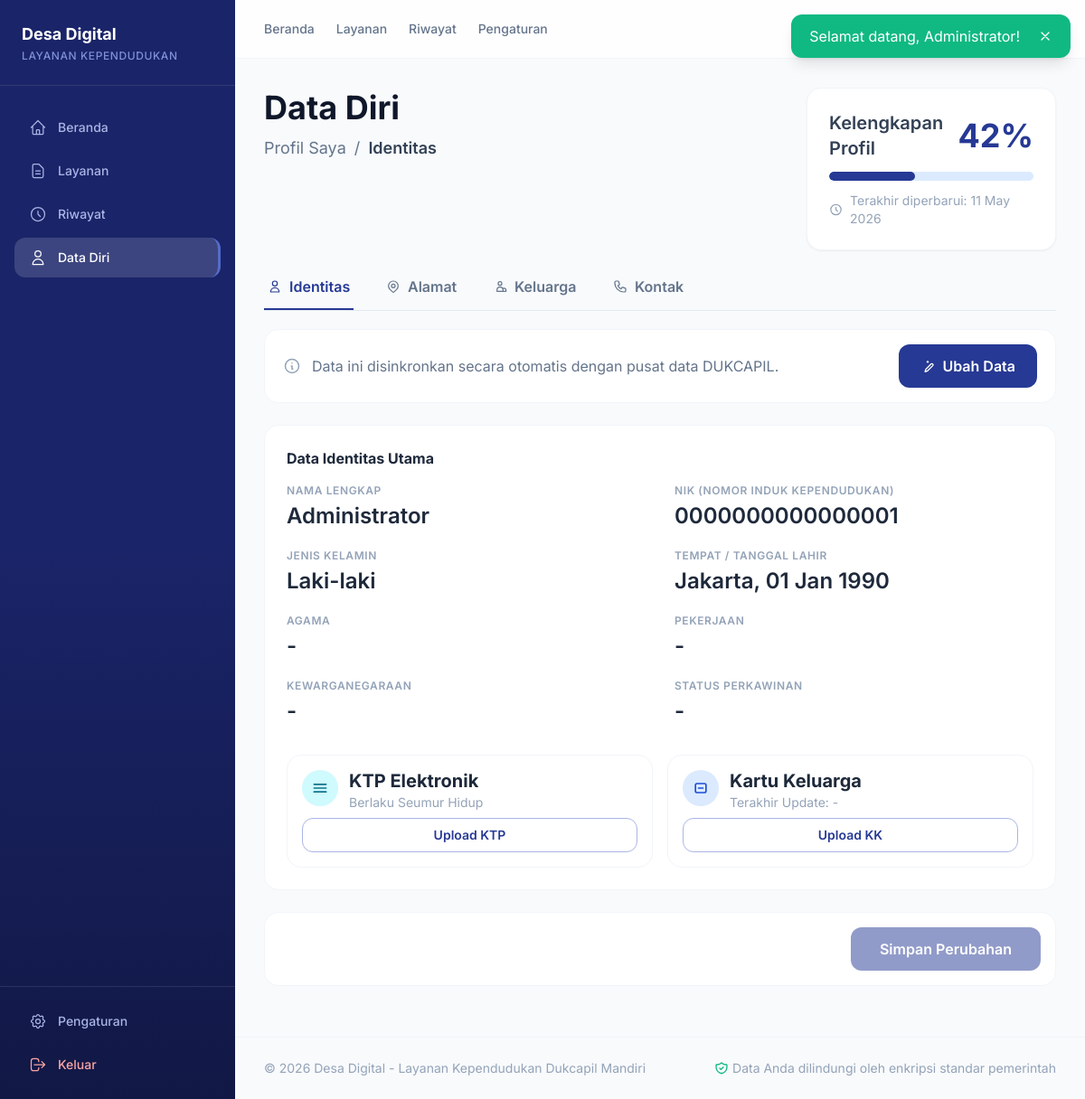
The page /profil.php (signed in) on the database its author committed.
### tables this page shows
CREATE TABLE IF NOT EXISTS `users` (
  `id` INT NOT NULL AUTO_INCREMENT,
  `nama_lengkap` VARCHAR(100) NOT NULL,
  `nik` VARCHAR(16) NOT NULL,
  `email` VARCHAR(100) NOT NULL,
  `no_hp` VARCHAR(20) DEFAULT NULL,
  `password` VARCHAR(255) NOT NULL,
  `alamat` TEXT DEFAULT NULL,
  `tempat_lahir` VARCHAR(100) DEFAULT NULL,
  `tanggal_lahir` DATE DEFAULT NULL,
  `jenis_kelamin` ENUM('L','P') DEFAULT NULL,
  `role` ENUM('user','admin') NOT NULL DEFAULT 'user',
  `avatar` VARCHAR(255) DEFAULT NULL,
  `created_at` TIMESTAMP NOT NULL DEFAULT CURRENT_TIMESTAMP,
  `updated_at` TIMESTAMP NOT NULL DEFAULT CURRENT_TIMESTAMP ON UPDATE CURRENT_TIMESTAMP,
  PRIMARY KEY (`id`),
  UNIQUE KEY `uk_users_nik` (`nik`),
  UNIQUE KEY `uk_users_email` (`email`)
);

### app/bootstrap.php (called while the page is built, shortened)
<?php
require_once BASE_PATH . '/config/auth.php';
function app_view(string $relativePath, array $data = []): void
{
    extract($data, EXTR_SKIP);
    $full = BASE_PATH . '/app/Views/' . $relativePath . '.php';
    require $full;
}
function partial(string $name): void
{
    $full = BASE_PATH . '/app/Views/partials/' . $name . '.php';
    require $full;
}
function displayField($value): string
{
    $v = is_string($value) ? trim($value) : $value;
    if ($v === null) {
        return '-';
    }
    return htmlspecialchars((string) $v);
}

### app/Controllers/ProfilController.php (called while the page is built, shortened)
<?php
class ProfilController
{
    public static function handle(): void
    {
        partial('header');
        app_view('masyarakat/profil', compact('user', 'completeness', 'lastUpdated', 'ktpDoc', 'kkDoc'));
    }
}

### profil.php (called while the page is built, shortened)
<?php
require_once __DIR__ . '/app/bootstrap.php';
\App\Controllers\ProfilController::handle();

### app/Models/UserAccount.php (called while the page is built, shortened)
<?php
class UserAccount
{
    public static function profileDocuments(int $userId): array
    {
        $ktpDoc = null;
        $kkDoc = null;
        return compact('ktpDoc', 'kkDoc');
    }
    public static function profileCompleteness(array $user): array
    {
        $profileFields = ['nama_lengkap', 'nik', 'jenis_kelamin', 'tempat_lahir', 'tanggal_lahir', 'agama', 'status_perkawinan', 'pekerjaan', 'no_hp', 'email', 'alamat', 'rt', 'rw', 'kelurahan', 'kecamatan', 'kota', 'provinsi', 'no_kk', 'nama_kepala_keluarga'];
        $filled = 0;
        foreach ($profileFields as $f) {
            if (!empty($user[$f])) {
                $filled++;
            }
        }
        $completeness = round(($filled / count($profileFields)) * 100);
        return compact('filled', 'completeness');
    }
}

### config/auth.php (called while the page is built, shortened)
<?php
require_once __DIR__ . '/database.php';
function isLoggedIn()
{
    return isset($_SESSION['user_id']) && !empty($_SESSION['user_id']);
}
function currentUser(bool $refresh = false)
{
    static $cacheId = null;
    static $user = null;
    $uid = (int) $_SESSION['user_id'];
    if ($refresh || $cacheId !== $uid || $user === null) {
        $db = getDB();
        $stmt = $db->prepare('SELECT * FROM users WHERE id = ?');
        $stmt->execute([$uid]);
        $user = $stmt->fetch();
        $cacheId = $uid;
    }
    return $user;
}

### config/database.php (called while the page is built, shortened)
<?php
function baseUrl($path = '') {
    $protocol = (!empty($_SERVER['HTTPS']) && $_SERVER['HTTPS'] !== 'off') ? 'https' : 'http';
    $host = $_SERVER['HTTP_HOST'];
    $root = '/web_pengaduan';
    return $protocol . '://' . $host . $root . '/' . ltrim($path, '/');
}

### app/Views/masyarakat/profil.php (the view, shortened to what this page needs)
<?php $lastUpdated = !empty($user['updated_at']) ? date('d M Y', strtotime($user['updated_at'])) : date('d M Y'); ?>
<div class="grid grid-cols-1 lg:grid-cols-3 gap-6 mb-4 animate-fade-in">
    <div class="lg:col-span-2">
        <h2 class="text-4xl font-bold text-slate-900 leading-tight">Data Diri</h2>
        <p class="text-lg text-slate-500 mt-2">Profil Saya <span class="mx-1">/</span> <span class="font-semibold text-slate-700">Identitas</span></p>
    </div>
    <div class="bg-white rounded-2xl border border-slate-100 p-6 shadow-sm">
        <div class="flex items-center justify-between mb-3">
            <p class="text-xl font-semibold text-slate-700">Kelengkapan Profil</p>
            <span class="text-4xl font-bold text-primary-700"><?= $completeness ?>%</span>
        </div>
        <div class="w-full bg-blue-100 rounded-full h-2.5 overflow-hidden">
            <div class="h-2.5 rounded-full bg-primary-700 transition-all duration-700" style="width:<?= $completeness ?>%"></div>
        </div>
        <p class="text-sm text-slate-400 mt-3 flex items-center gap-2">
            <svg class="w-4 h-4" fill="none" stroke="currentColor" viewBox="0 0 24 24">
                <path stroke-linecap="round" stroke-linejoin="round" stroke-width="2" d="M12 8v4l3 3m6-3a9 9 0 11-18 0 9 9 0 0118 0z"></path>
            </svg>
            Terakhir diperbarui: <?= $lastUpdated ?>
        </p>
    </div>
</div>
<form method="POST" action="<?= baseUrl('profil.php') ?>" class="animate-fade-in animate-delay-1" novalidate>
    <div class="border-b border-slate-200 mb-5 overflow-x-auto">
        <div id="profil-tab-bar" class="flex items-center gap-8 min-w-max relative z-10" role="tablist">
            <button type="button" class="profil-tab flex items-center gap-2 px-1 py-3 text-base font-semibold border-b-[2px] whitespace-nowrap transition-all duration-200 ease-out will-change-transform cursor-pointer select-none active:scale-[0.98]" data-tab="identitas">
                <svg class="w-4 h-4" fill="none" stroke="currentColor" viewBox="0 0 24 24"><path stroke-linecap="round" stroke-linejoin="round" stroke-width="1.8" d="M16 7a4 4 0 11-8 0 4 4 0 018 0zM12 14a7 7 0 00-7 7h14a7 7 0 00-7-7z"></path></svg>
                Identitas
            </button>
            <button type="button" class="profil-tab flex items-center gap-2 px-1 py-3 text-base font-semibold border-b-[2px] whitespace-nowrap transition-all duration-200 ease-out will-change-transform cursor-pointer select-none active:scale-[0.98]" data-tab="alamat">
                Alamat
            </button>
            <button type="button" class="profil-tab flex items-center gap-2 px-1 py-3 text-base font-semibold border-b-[2px] whitespace-nowrap transition-all duration-200 ease-out will-change-transform cursor-pointer select-none active:scale-[0.98]" data-tab="keluarga">
                Keluarga
            </button>
            <button type="button" class="profil-tab flex items-center gap-2 px-1 py-3 text-base font-semibold border-b-[2px] whitespace-nowrap transition-all duration-200 ease-out will-change-transform cursor-pointer select-none active:scale-[0.98]" data-tab="kontak">
                Kontak
            </button>
        </div>
    </div>
    <div class="bg-white rounded-2xl border border-slate-100 px-5 py-4 mb-6 flex flex-col md:flex-row md:items-center justify-between gap-4">
        <p class="text-base text-slate-500 flex items-center gap-3">
            <svg class="w-5 h-5 text-slate-400" fill="none" stroke="currentColor" viewBox="0 0 24 24"><path stroke-linecap="round" stroke-linejoin="round" stroke-width="1.8" d="M13 16h-1v-4h-1m1-4h.01M21 12a9 9 0 11-18 0 9 9 0 0118 0z"></path></svg>
            Data ini disinkronkan secara otomatis dengan pusat data DUKCAPIL.
        </p>
        <button id="edit-btn" type="button" class="inline-flex items-center justify-center gap-2 px-6 py-3 rounded-xl bg-primary-700 text-white text-base font-semibold hover:bg-primary-800 transition-colors">
            <svg class="w-4 h-4" fill="none" stroke="currentColor" viewBox="0 0 24 24"><path stroke-linecap="round" stroke-linejoin="round" stroke-width="2" d="M11 5h2m-1-1v2m8.364 2.636a2 2 0 010 2.828l-8.486 8.486-4.243 1.414 1.414-4.243 8.486-8.486a2 2 0 012.829 0z"></path></svg>
            Ubah Data
        </button>
    </div>
    <div id="tab-identitas" class="profil-panel bg-white rounded-2xl border border-slate-100 p-6 mb-6">
        <h3 class="font-bold text-slate-800 mb-4">Data Identitas Utama</h3>
        <div class="view-mode grid grid-cols-1 md:grid-cols-2 gap-y-5 gap-x-8">
            <div><p class="text-xs font-semibold text-slate-400 uppercase tracking-wider mb-1">Nama Lengkap</p><p class="text-2xl font-semibold text-slate-800"><?= displayField($user['nama_lengkap'] ?? null) ?></p></div>
            <div><p class="text-xs font-semibold text-slate-400 uppercase tracking-wider mb-1">NIK (Nomor Induk Kependudukan)</p><p class="text-2xl font-semibold text-slate-800"><?= displayField($user['nik'] ?? null) ?></p></div>
            <div><p class="text-xs font-semibold text-slate-400 uppercase tracking-wider mb-1">Jenis Kelamin</p><p class="text-2xl font-semibold text-slate-800"><?php
                $jk = trim((string)($user['jenis_kelamin'] ?? ''));
                echo $jk === 'L' ? 'Laki-laki' : ($jk === 'P' ? 'Perempuan' : '-');
                ?></p></div>
            <div><p class="text-xs font-semibold text-slate-400 uppercase tracking-wider mb-1">Tempat / Tanggal Lahir</p><p class="text-2xl font-semibold text-slate-800"><?php
                $tl = trim((string)($user['tempat_lahir'] ?? ''));
                $tgl = !empty($user['tanggal_lahir']) ? date('d M Y', strtotime($user['tanggal_lahir'])) : '-';
                echo htmlspecialchars(($tl !== '' ? $tl : '-') . ', ' . $tgl);
                ?></p></div>
            <div><p class="text-xs font-semibold text-slate-400 uppercase tracking-wider mb-1">Agama</p><p class="text-2xl font-semibold text-slate-800"><?= displayField($user['agama'] ?? null) ?></p></div>
            <div><p class="text-xs font-semibold text-slate-400 uppercase tracking-wider mb-1">Pekerjaan</p><p class="text-2xl font-semibold text-slate-800"><?= displayField($user['pekerjaan'] ?? null) ?></p></div>
            <div><p class="text-xs font-semibold text-slate-400 uppercase tracking-wider mb-1">Kewarganegaraan</p><p class="text-2xl font-semibold text-slate-800"><?= displayField($user['kewarganegaraan'] ?? null) ?></p></div>
            <div><p class="text-xs font-semibold text-slate-400 uppercase tracking-wider mb-1">Status Perkawinan</p><p class="text-2xl font-semibold text-slate-800"><?= displayField($user['status_perkawinan'] ?? null) ?></p></div>
        </div>
        <div class="grid grid-cols-1 md:grid-cols-2 gap-4 mt-8">
            <div class="bg-white rounded-2xl border border-slate-100 p-4">
                <div class="flex items-start gap-3 mb-2">
                    <div class="w-10 h-10 rounded-full bg-cyan-100 text-cyan-700 flex items-center justify-center">
                        <svg class="w-5 h-5" fill="none" stroke="currentColor" viewBox="0 0 24 24"><path stroke-linecap="round" stroke-linejoin="round" stroke-width="2" d="M4 7h16M4 12h16M4 17h16"></path></svg>
                    </div>
                    <div>
                        <p class="text-xl font-bold text-slate-800 leading-tight">KTP Elektronik</p>
                        <p class="text-sm text-slate-400 leading-tight mt-0.5">Berlaku Seumur Hidup</p>
                    </div>
                </div>
                <?php if ($ktpDoc): ?>
                    <div class="flex items-center gap-2">
                        <a href="<?= baseUrl('uploads/dokumen/' . urlencode($ktpDoc['nama_file'])) ?>" target="_blank" class="flex-1 inline-flex items-center justify-center py-2 rounded-xl border border-primary-200 text-primary-700 text-sm font-semibold hover:bg-primary-50">Lihat Digital KTP</a>
                        <button type="button" onclick="triggerReplaceDoc('<?= $ktpDoc['id'] ?>', 'replace-ktp')" class="px-3 py-2 rounded-xl border border-blue-200 text-blue-700 text-sm font-semibold hover:bg-blue-50">Ubah</button>
                        <button type="button" onclick="deleteDoc('ktp')" class="px-3 py-2 rounded-xl border border-red-200 text-red-700 text-sm font-semibold hover:bg-red-50">Hapus</button>
                        <input type="file" id="replace-ktp" class="hidden" accept=".pdf,.jpg,.jpeg,.png" onchange="replaceDocFile('<?= $ktpDoc['id'] ?>', this.files[0])">
                    </div>
                <?php else: ?>
                    <div class="flex items-center gap-2">
                        <button type="button" onclick="triggerUploadDoc('upload-ktp')" class="flex-1 inline-flex items-center justify-center py-2 rounded-xl border border-primary-200 text-primary-700 text-sm font-semibold hover:bg-primary-50">Upload KTP</button>
                    </div>
                <?php endif; ?>
            </div>
            <div class="bg-white rounded-2xl border border-slate-100 p-4">
                <div class="flex items-start gap-3 mb-2">
                    <div class="w-10 h-10 rounded-full bg-blue-100 text-blue-700 flex items-center justify-center">
                        <svg class="w-5 h-5" fill="none" stroke="currentColor" viewBox="0 0 24 24"><path stroke-linecap="round" stroke-linejoin="round" stroke-width="2" d="M9 12h6m-8 6h10a2 2 0 002-2V8a2 2 0 00-2-2H7a2 2 0 00-2 2v8a2 2 0 002 2z"></path></svg>
                    </div>
                    <div>
                        <p class="text-xl font-bold text-slate-800 leading-tight">Kartu Keluarga</p>
                        <p class="text-sm text-slate-400 leading-tight mt-0.5">Terakhir Update: <?= !empty($kkDoc['uploaded_at']) ? date('Y', strtotime($kkDoc['uploaded_at'])) : '-' ?></p>
                    </div>
                </div>
                <?php if ($kkDoc): ?>
                    <div class="flex items-center gap-2">
                        <a href="<?= baseUrl('uploads/dokumen/' . urlencode($kkDoc['nama_file'])) ?>" target="_blank" class="flex-1 inline-flex items-center justify-center py-2 rounded-xl border border-primary-200 text-primary-700 text-sm font-semibold hover:bg-primary-50">Lihat KK Digital</a>
                        <button type="button" onclick="triggerReplaceDoc('<?= $kkDoc['id'] ?>', 'replace-kk')" class="px-3 py-2 rounded-xl border border-blue-200 text-blue-700 text-sm font-semibold hover:bg-blue-50">Ubah</button>
                        <button type="button" onclick="deleteDoc('kk')" class="px-3 py-2 rounded-xl border border-red-200 text-red-700 text-sm font-semibold hover:bg-red-50">Hapus</button>
                        <input type="file" id="replace-kk" class="hidden" accept=".pdf,.jpg,.jpeg,.png" onchange="replaceDocFile('<?= $kkDoc['id'] ?>', this.files[0])">
                    </div>
                <?php else: ?>
                    <div class="flex items-center gap-2">
                        <button type="button" onclick="triggerUploadDoc('upload-kk')" class="flex-1 inline-flex items-center justify-center py-2 rounded-xl border border-primary-200 text-primary-700 text-sm font-semibold hover:bg-primary-50">Upload KK</button>
                    </div>
                <?php endif; ?>
            </div>
        </div>
    </div>
    <div class="bg-white rounded-2xl border border-slate-100 p-4 mb-6 flex items-center justify-end">
        <button id="save-btn" type="submit" disabled class="px-8 py-3 rounded-xl bg-primary-700 text-white font-semibold opacity-50 cursor-not-allowed">Simpan Perubahan</button>
    </div>
</form>

### app/Views/partials/header.php (style rules this page uses)
body { font-family: 'Inter', system-ui, sans-serif; }
.animate-fade-in { animation: fadeInUp 0.5s ease forwards; }
.animate-delay-1 { animation-delay: 0.1s; opacity: 0; }

### rows shown on the page
users: updated_at "11 May 2026", nama_lengkap "Administrator", nik "0000000000000001", tempat_lahir+tanggal_lahir "Jakarta, 01 Jan 1990"

### other values the page prints
$flash['message'] "Selamat datang, Administrator!"
$completeness "42"
displayField($user['agama'] ?? null) "-"
displayField($user['pekerjaan'] ?? null) "-"
displayField($user['kewarganegaraan'] ?? null) "-"
displayField($user['status_perkawinan'] ?? null) "-"
